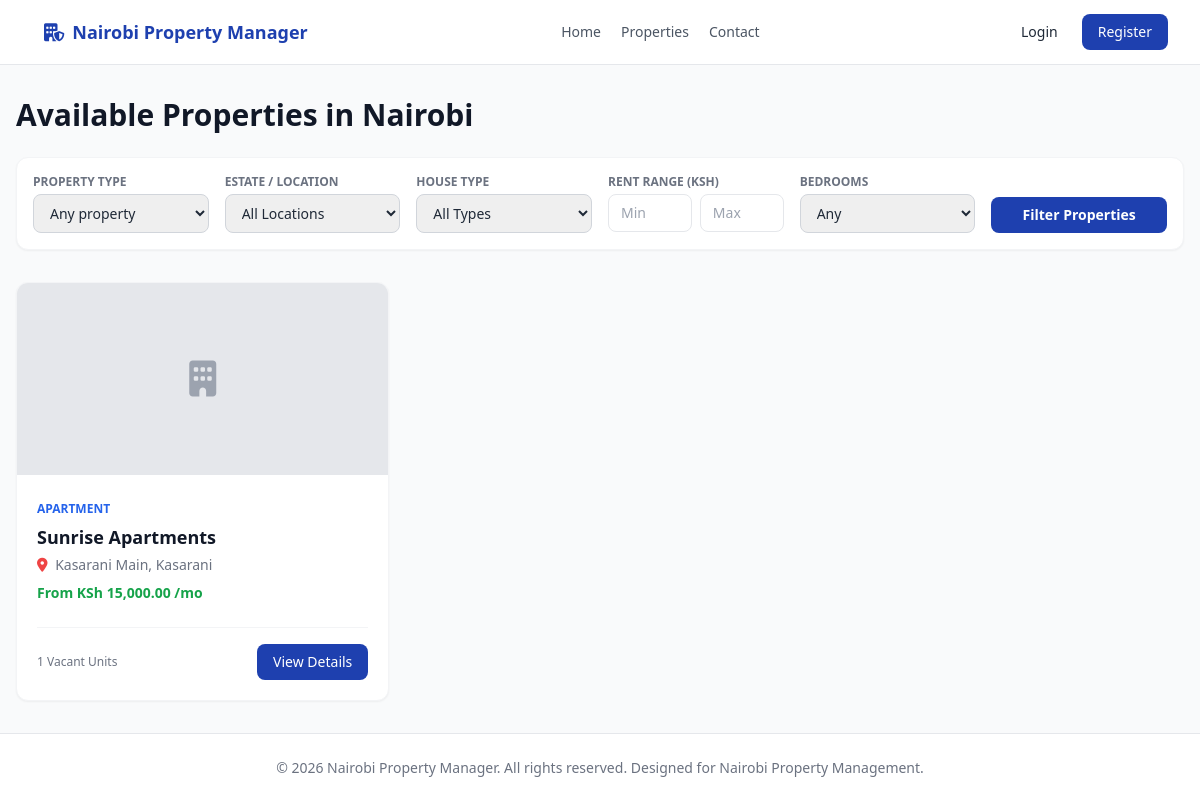
Page /public/properties.php on the committed database.
### tables this page shows
CREATE TABLE IF NOT EXISTS properties (
    id INT AUTO_INCREMENT PRIMARY KEY,
    landlord_id INT NOT NULL,
    name VARCHAR(150) NOT NULL,
    property_type ENUM('Apartment', 'Flats', 'Bedsitters', 'Maisonettes', 'Townhouses', 'Commercial', 'Student Housing', 'Mixed Use', 'Single Family', 'Other') NOT NULL,
    description TEXT,
    location_id INT NOT NULL,
    physical_address VARCHAR(255) NOT NULL,
    latitude DECIMAL(10, 8) NULL,
    longitude DECIMAL(11, 8) NULL,
    number_of_units INT NOT NULL DEFAULT 0,
    year_built YEAR NULL,
    amenities TEXT,
    status ENUM('Active', 'Under Maintenance', 'Archived') DEFAULT 'Active',
    property_image VARCHAR(255) NULL,
    created_at TIMESTAMP DEFAULT CURRENT_TIMESTAMP,
    updated_at TIMESTAMP DEFAULT CURRENT_TIMESTAMP ON UPDATE CURRENT_TIMESTAMP,
    FOREIGN KEY (landlord_id) REFERENCES landlords(id) ON DELETE RESTRICT,
    FOREIGN KEY (location_id) REFERENCES locations(id) ON DELETE RESTRICT
);

CREATE TABLE IF NOT EXISTS locations (
    id INT AUTO_INCREMENT PRIMARY KEY,
    county VARCHAR(100) DEFAULT 'Nairobi',
    sub_county VARCHAR(100) NOT NULL,
    estate VARCHAR(100) NOT NULL,
    created_at TIMESTAMP DEFAULT CURRENT_TIMESTAMP
);

### includes/functions.php (called while the page is built, shortened)
<?php
function e($string) {
    return htmlspecialchars($string ?? '', ENT_QUOTES, 'UTF-8');
}
function format_currency($amount) {
    return 'KSh ' . number_format((float)($amount ?? 0), 2, '.', ',');
}

### public/properties.php (the view, shortened to what this page needs)
<?php
require_once __DIR__ . '/../includes/functions.php';
$db = db();
$max_rent = $_GET['max_rent'] ?? '';
$min_rent = $_GET['min_rent'] ?? '';
$query = "SELECT p.*, l.estate, l.sub_county, MIN(u.monthly_rent) as min_rent, COUNT(u.id) AS available_units
          FROM properties p
          JOIN locations l ON p.location_id = l.id
          JOIN units u ON p.id = u.property_id
          WHERE p.status = 'Active' AND u.status = 'Vacant'";
$params = [];
$query .= " GROUP BY p.id, l.estate, l.sub_county";
$stmt = $db->prepare($query);
$stmt->execute($params);
$properties = $stmt->fetchAll();
include __DIR__ . '/../includes/header.php';
include __DIR__ . '/../includes/navbar.php';
?>
<div class="flex-1 flex flex-col bg-gray-50">
    <div class="max-w-7xl mx-auto px-4 py-8 w-full">
        <h1 class="text-3xl font-bold text-gray-900 mb-6">Available Properties in Nairobi</h1>
        <form method="GET" class="bg-white p-4 rounded-xl shadow-sm border border-gray-100 grid grid-cols-1 sm:grid-cols-2 lg:grid-cols-6 gap-4 mb-8">
            <div>
                <label class="block text-xs font-semibold text-gray-500 uppercase mb-1">Property type</label>
                <select name="type" class="w-full px-3 py-2 border border-gray-300 rounded-lg text-sm"><option value="">Any property</option></select>
            </div>
            <div>
                <label class="block text-xs font-semibold text-gray-500 uppercase mb-1">Estate / Location</label>
                <select name="location" class="w-full px-3 py-2 border border-gray-300 rounded-lg text-sm focus:ring-2 focus:ring-primary outline-none">
                    <option value="">All Locations</option>
                </select>
            </div>
            <div>
                <label class="block text-xs font-semibold text-gray-500 uppercase mb-1">House Type</label>
                <select name="house_type" class="w-full px-3 py-2 border border-gray-300 rounded-lg text-sm focus:ring-2 focus:ring-primary outline-none">
                    <option value="">All Types</option>
                </select>
            </div>
            <div>
                <label class="block text-xs font-semibold text-gray-500 uppercase mb-1">Rent range (KSh)</label>
                <div class="flex gap-2"><input type="number" name="min_rent" min="0" value="<?php echo e($min_rent); ?>" placeholder="Min" class="min-w-0 w-1/2 px-3 py-2 border rounded-lg text-sm"><input type="number" name="max_rent" min="0" value="<?php echo e($max_rent); ?>" placeholder="Max" class="min-w-0 w-1/2 px-3 py-2 border rounded-lg text-sm"></div>
            </div>
            <div>
                <label class="block text-xs font-semibold text-gray-500 uppercase mb-1">Bedrooms</label><select name="bedrooms" class="w-full px-3 py-2 border border-gray-300 rounded-lg text-sm"><option value="">Any</option></select>
            </div>
            <div class="flex items-end">
                <button type="submit" class="w-full bg-primary hover:bg-blue-800 text-white font-semibold py-2 px-4 rounded-lg text-sm transition">
                    Filter Properties
                </button>
            </div>
        </form>
        <div class="grid grid-cols-1 sm:grid-cols-2 lg:grid-cols-3 gap-6">
            <?php if (empty($properties)): ?>
                <div class="col-span-3 bg-white p-8 rounded-xl text-center border border-gray-100">
                    <p class="text-gray-500">No properties found matching your search criteria.</p>
                </div>
            <?php else: ?>
                <?php foreach ($properties as $prop): ?>
                    <div class="bg-white rounded-xl border border-gray-100 shadow-sm overflow-hidden flex flex-col">
                        <div class="h-48 bg-gray-200 flex items-center justify-center text-gray-400">
                            <?php if (!empty($prop['property_image'])): ?><img class="w-full h-full object-cover" src="<?php echo BASE_URL . '/' . e(ltrim($prop['property_image'], '/')); ?>" alt="<?php echo e($prop['name']); ?>"><?php else: ?><i class="fa-solid fa-building text-4xl" aria-hidden="true"></i><?php endif; ?>
                        </div>
                        <div class="p-5 flex-1 flex flex-col justify-between">
                            <div>
                                <span class="text-xs font-semibold text-accent uppercase"><?php echo e($prop['property_type']); ?></span>
                                <h3 class="font-bold text-lg text-gray-900 mt-1"><?php echo e($prop['name']); ?></h3>
                                <p class="text-sm text-gray-500 mt-1"><i class="fa-solid fa-location-dot mr-1 text-red-500"></i> <?php echo e($prop['estate'] . ', ' . $prop['sub_county']); ?></p>
                                <p class="text-sm font-semibold text-success mt-2">From <?php echo format_currency($prop['min_rent']); ?> /mo</p>
                            </div>
                            <div class="mt-6 pt-4 border-t border-gray-100 flex items-center justify-between">
                                <span class="text-xs text-gray-500"><?php echo (int)$prop['available_units']; ?> Vacant Units</span>
                                <a href="<?php echo BASE_URL; ?>/public/property-details.php?id=<?php echo $prop['id']; ?>" class="text-sm bg-primary text-white px-4 py-2 rounded-lg font-medium hover:bg-blue-800 transition">
                                    View Details
                                </a>
                            </div>
                        </div>
                    </div>
                <?php endforeach; ?>
            <?php endif; ?>
        </div>
    </div>
</div>
<?php include __DIR__ . '/../includes/footer.php'; ?>

### assets/app.css (style rules this page uses)
:root { --color-primary: #1e40af; --color-secondary: #0f172a; --color-accent: #f59e0b; --color-success: #10b981; --color-danger: #ef4444; }
body { font-family: 'Inter', system-ui, -apple-system, BlinkMacSystemFont, "Segoe UI", Roboto, "Helvetica Neue", Arial, sans-serif; background-color: #f8fafc; color: #1e293b; margin: 0; padding: 0; -webkit-font-smoothing: antialiased; }

### rows in the picture
properties: property_type "APARTMENT", name "Sunrise Apartments", location.sub_county "Kasarani Main, Kasarani", min_rent "KSh 15,000.00", available_units "1"

### other values in the picture
APP_NAME "Nairobi Property Manager"
